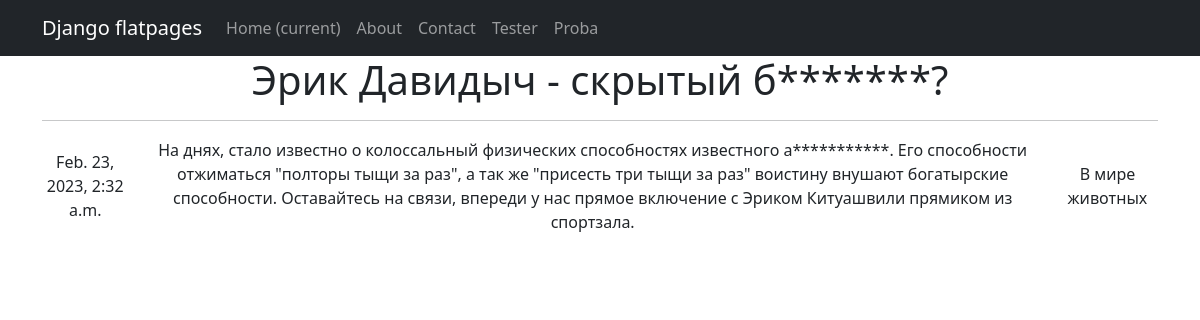
The page /news/2 on the database its author committed.
### simpleapp/models.py (models this page shows, shortened)
class News(models.Model):
    name = models.CharField(
        max_length=100,
        unique=True,
    )
    description = models.TextField()
    dateCreation = models.DateTimeField(auto_now_add=True)
    category = models.ForeignKey(
        to='Category',
        on_delete=models.CASCADE,
        related_name='news',  # все новости в категории будут доступны через поле news
    )

class Category(models.Model):
    name = models.CharField(max_length=16, unique=True)

### simpleapp/views.py (the view)
# urls.py: path('<int:pk>', NewsDetail.as_view()),
class NewsDetail(DetailView):
    model = News
    template_name = 'new.html'
    context_object_name = 'new'

### simpleapp/templatetags/custom_filters.py (called while the page is built)
@register.filter()
def censor(value):
    if type(value) is not str:
        raise ValueError
    obscene_words = ('богатырь', 'автоблоггера', 'видеокарт')
    punctuations = ',.!?;:-'
    text = value.split()
    for i in range(len(text)):
        for check in obscene_words:
            if check in text[i].lower():
                if text[i][-1] in punctuations:
                    text[i] = f'{text[i][0]}{"*" * (len(text[i]) - 2)}{text[i][-1]}'
                else:
                    text[i] = f'{text[i][0]}{"*"*(len(text[i])-1)}'
    text = ' '.join(text)
    return f'{text} '

### templates/new.html (shortened to what this page needs)
{% extends 'flatpages/default.html' %}
{% load custom_filters %}
{% load custom_tags %}
{% block content %}
<h1>{{ new.name | censor  }}</h1>
<hr>
     <table>
         <tr>
             <td>{{ new.dateCreation }}</td>
             <td>{{ new.description | censor }}</td>
             <td>{{ new.category.name }}</td>
         </tr>
     </table>
{% endblock content %}

### rows shown on the page
News: name|censor "Эрик Давидыч - скрытый б*******?", dateCreation "Feb. 23, 2023, 2:32 a.m.", description|censor "На днях, стало известно о колоссальный физических способностях известного а***********. Его способности отжиматься \"полторы тыщи за раз\", а так же \"присесть три тыщи за раз\" воистину внушают богатырские способности. Оставайтесь на связи, впереди у нас прямое включение с Эриком Китуашвили прямиком из спортзала.", category.name "В мире животных"
